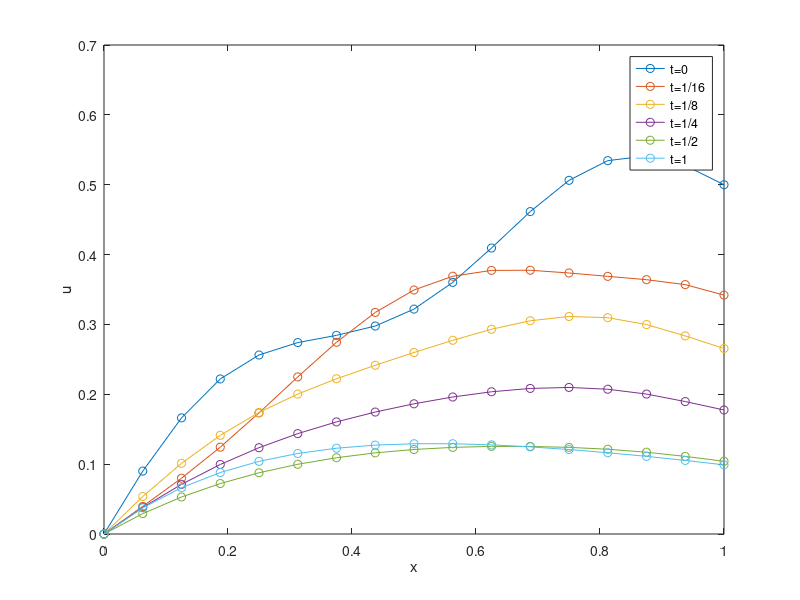

The MATLAB script that drew this image:
function heat_fd_temp

% functions
gfun = @(x) 0.5*x.*(2-x) + 1/(6*pi)*sin(3*pi*x);
ffun = @(x,t) exp(-3*x).*exp(t);

% discretization parameters
n = 16;
J = 16;
T = 1;

% setup spatial and temporal grids
xx = linspace(0,1,n+1)';
tt = linspace(0,T,J+1)';
dx = 1/n;
dt = T/J;

% assemble the A matrix
% (not the most effcient method, but it will work)
A = sparse([],[],[],n,n);
for i = 1:n
    if (i == 1) 
        % left boundary
        A(i,i) = 2*n*n;
        A(i,i+1) = -1*n*n;
    elseif (i == n)
        % right boundary
        A(i,i-1) = -2*n*n;
        A(i,i) = 2*n*n+2*n;
    else
        % all other points
        A(i,i-1) = -1*n*n;
        A(i,i) = 2*n*n;
        A(i,i+1) = -1*n*n;
    end
end

% iteration
I = speye(n,n);

% assemble C and D matrices in terms of A, I, and dt
C = 1/2*A + 1/dt*I;
D = -1/2*A + 1/dt*I;

% initialize state
xxi = xx(2:end);  % x excluding the left node
U = gfun(xxi);

% record the initial state in UU; note the first node is left as 0
UU = zeros(n+1,J+1);
UU(2:end,1) = U; 
for j = 1:J    
    % evaluate F
    F = 1/2*ffun(xxi,tt(j+1)) + 1/2*ffun(xxi,tt(j)); % THIS LINE IS INCORRECT; FIX ME
    
    % solve linear system 
    % expression involves U, C, D, and F. Do NOT use "inv".
    U = C\(D*U + F);
    
    % record solution in UU
    UU(2:end,j+1) = U;
end

% find time indices to plot
tplot = [0,1/16,1/8,1/4,1/2,1]';
[~,it] = intersect(tt,tplot); %

% plot solution
figure(1), clf,
plot(xx,UU(:,it),'o-');
xlabel('x');
ylabel('u');
legend('t=0','t=1/16','t=1/8','t=1/4','t=1/2','t=1');

% evaluate output
s = UU(end,end);
size(UU)
size(ffun)
size(A)
end